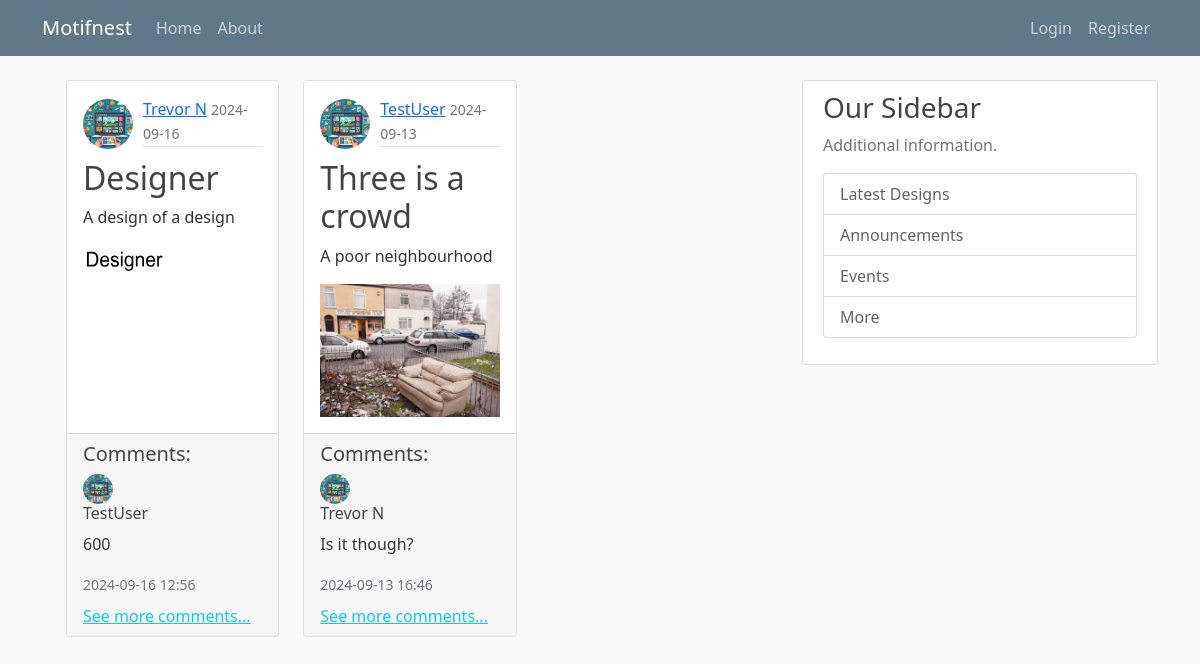
The page /home on the database its author committed.
### motifnest/models.py (models this page shows, shortened)
class Post(db.Model):
    id = db.Column(db.Integer, primary_key=True)
    title = db.Column(db.String(100), nullable=False)
    date_posted = db.Column(db.DateTime, nullable=False, default=datetime.utcnow)
    content = db.Column(db.Text, nullable=False)
    image_file = db.Column(db.String(20), nullable=True)
    user_id = db.Column(db.Integer, db.ForeignKey('user.id'), nullable=False)
    comments = db.relationship('Comment', backref='post', lazy=True)

class User(db.Model, UserMixin):
    id = db.Column(db.Integer, primary_key=True)
    username = db.Column(db.String(20), unique=True, nullable=False)
    email = db.Column(db.String(120), unique=True, nullable=False)
    image_file = db.Column(db.String(20), nullable=False, default='default.jpg')
    password = db.Column(db.String(60), nullable=False)
    posts = db.relationship('Post', backref='author', lazy=True)

class Comment(db.Model):
    id = db.Column(db.Integer, primary_key=True)
    content = db.Column(db.Text, nullable=False)
    date_posted = db.Column(db.DateTime, nullable=False, default=datetime.utcnow)
    user_id = db.Column(db.Integer, db.ForeignKey('user.id'), nullable=False)
    post_id = db.Column(db.Integer, db.ForeignKey('post.id'), nullable=False)
    author = db.relationship('User', backref='comments', lazy=True)

### motifnest/routes.py (the view)
@app.route("/")
@app.route("/home")
def home():
    page = request.args.get('page', 1, type=int)
    posts = Post.query.order_by(Post.date_posted.desc()).paginate(page=page, per_page=6)
    return render_template('home.html', posts=posts)

### motifnest/templates/home.html (shortened to what this page needs)
{% extends "layout.html" %}
{% block content %}
    <div class="container">
        <div class="row">
            {% for post in posts %}
            <div class="col-md-4 mb-4">
                <div class="card h-100">
                    <div class="card-body">
                        <div class="d-flex align-items-center mb-2">
                            <img class="rounded-circle" src="{{ url_for('static', filename='profile_pics/' + post.author.image_file) }}" style="width: 50px; height: 50px; margin-right: 10px;">
                            <div class="article-metadata">
                                <a class="mr-2" href="#">{{ post.author.username }}</a>
                                <small class="text-muted">{{ post.date_posted.strftime('%Y-%m-%d') }}</small>
                            </div>
                        </div>
                        <h2 class="card-title"><a class="article-title" style="text-decoration: none" href="{{ url_for('post', post_id=post.id) }}">{{ post.title }}</a></h2>
                        <p class="card-text">{{ post.content[:150] }}{{ '...' if post.content|length > 150 else '' }}</p>
                        {% if post.image_file %}
                        <img class="post-image img-fluid" src="{{ url_for('static', filename='post_images/' + post.image_file) }}" alt="Post Image" style="max-width: 100%; height: auto;">
                        {% endif %}
                    </div>
                    <div class="card-footer">
                        <h5>Comments:</h5>
                        {% for comment in post.comments[:1] %}
                        <div class="media mb-2">
                            <img class="rounded-circle" src="{{ url_for('static', filename='profile_pics/' + comment.author.image_file) }}" style="width: 30px; height: 30px; margin-right: 10px;">
                            <div class="media-body">
                                <h6 class="mt-0">{{ comment.author.username }}</h6>
                                <p>{{ comment.content }}</p>
                                <small class="text-muted">{{ comment.date_posted.strftime('%Y-%m-%d %H:%M') }}</small>
                            </div>
                        </div>
                        {% endfor %}
                        {% if post.comments|length > 0 %}
                        <a href="{{ url_for('post', post_id=post.id) }}" class="text-info">See more comments...</a>
                        {% endif %}
                    </div>
                </div>
            </div>
            {% endfor %}
        </div>
    </div>
{% endblock content %}

### motifnest/static/main.css (style rules this page uses)
body { background: #fafafa; color: #333333; margin-top: 5rem; }
h1, h2, h3, h4, h5, h6 { color: #444444; }
.article-title { color: #444444; test-decoration: none !important; }
.article-metadata { padding-bottom: 1px; margin-bottom: 4px; border-bottom: 1px solid #e3e3e3 }

### rows shown on the page
Post: image_file (picture), author.username "Trevor N", date_posted "2024-09-16", title "Designer", content "A design of a design"
Comment: image_file (picture), author.username "TestUser", content "600", date_posted "2024-09-16 12:56"
Post: image_file (picture), author.username "TestUser", date_posted "2024-09-13", title "Three is a crowd", content "A poor neighbourhood"
Comment: image_file (picture), author.username "Trevor N", content "Is it though?", date_posted "2024-09-13 16:46"
